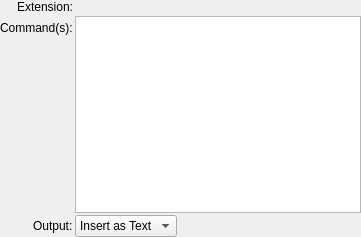
<?xml version="1.0" encoding="UTF-8"?>
<ui version="4.0">
 <class>Form</class>
 <widget class="QWidget" name="Form">
  <property name="geometry">
   <rect>
    <x>0</x>
    <y>0</y>
    <width>361</width>
    <height>237</height>
   </rect>
  </property>
  <property name="windowTitle">
   <string>Form</string>
  </property>
  <layout class="QFormLayout" name="formLayout_2">
   <property name="fieldGrowthPolicy">
    <enum>QFormLayout::AllNonFixedFieldsGrow</enum>
   </property>
   <property name="labelAlignment">
    <set>Qt::AlignRight|Qt::AlignTrailing|Qt::AlignVCenter</set>
   </property>
   <property name="horizontalSpacing">
    <number>2</number>
   </property>
   <property name="verticalSpacing">
    <number>2</number>
   </property>
   <property name="margin">
    <number>0</number>
   </property>
   <item row="0" column="0">
    <widget class="QLabel" name="label">
     <property name="text">
      <string>Extension:</string>
     </property>
    </widget>
   </item>
   <item row="0" column="1">
    <layout class="QHBoxLayout" name="horizontalLayout_2"/>
   </item>
   <item row="1" column="0">
    <widget class="QLabel" name="label_2">
     <property name="text">
      <string>Command(s):</string>
     </property>
    </widget>
   </item>
   <item row="1" column="1">
    <widget class="QPlainTextEdit" name="plainTextEdit"/>
   </item>
   <item row="2" column="0">
    <widget class="QLabel" name="label_4">
     <property name="text">
      <string>Output:</string>
     </property>
    </widget>
   </item>
   <item row="2" column="1">
    <layout class="QHBoxLayout" name="horizontalLayout_3">
     <item>
      <widget class="QComboBox" name="comboBox_4">
       <item>
        <property name="text">
         <string>Insert as Text</string>
        </property>
       </item>
      </widget>
     </item>
     <item>
      <spacer name="horizontalSpacer_3">
       <property name="orientation">
        <enum>Qt::Horizontal</enum>
       </property>
       <property name="sizeHint" stdset="0">
        <size>
         <width>40</width>
         <height>20</height>
        </size>
       </property>
      </spacer>
     </item>
    </layout>
   </item>
  </layout>
 </widget>
 <resources/>
 <connections/>
</ui>
